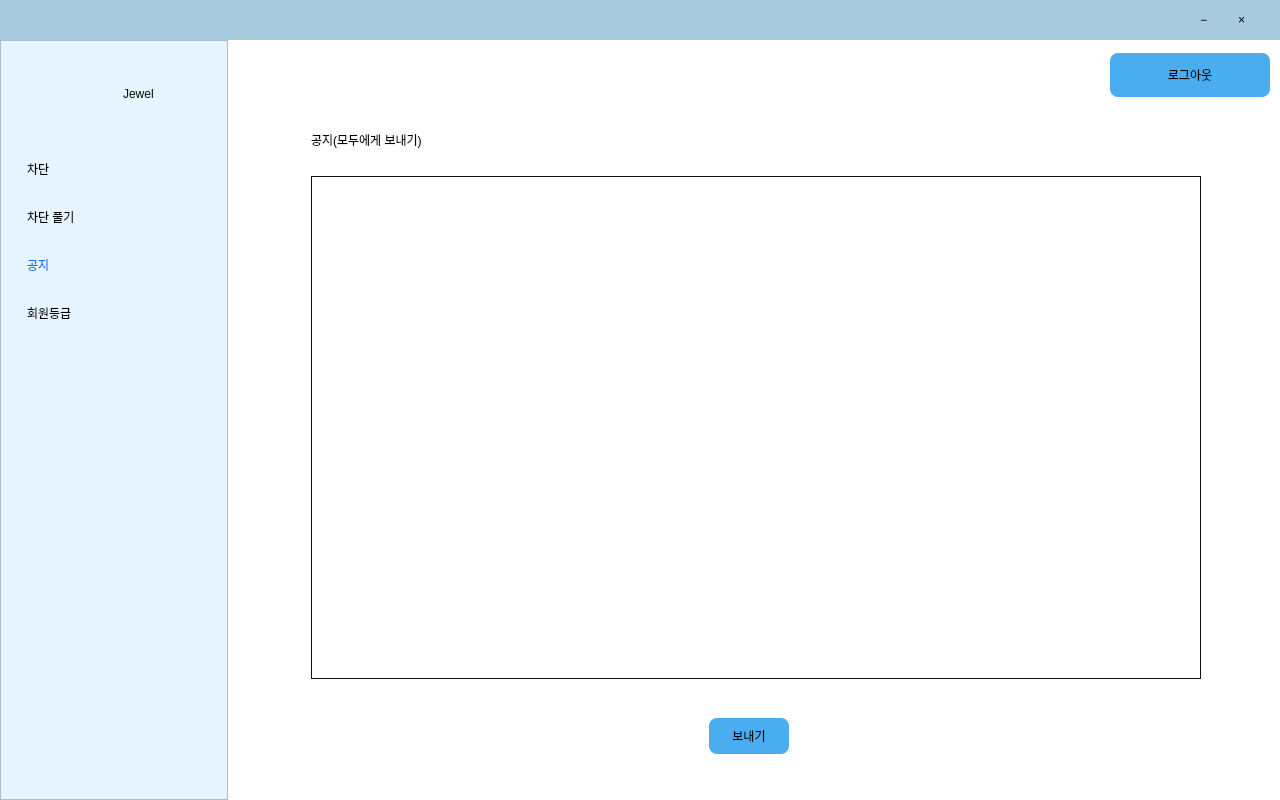
<?xml version="1.0" encoding="UTF-8"?>
<ui version="4.0">
 <class>NoticeMainWindow</class>
 <widget class="QMainWindow" name="NoticeMainWindow">
  <property name="geometry"><rect><x>0</x><y>0</y><width>1280</width><height>800</height></rect></property>
  <property name="minimumSize"><size><width>1280</width><height>800</height></size></property>
  <property name="maximumSize"><size><width>1280</width><height>800</height></size></property>
  <property name="windowTitle"><string>Jewel</string></property>
  <property name="styleSheet"><string notr="true">QMainWindow { background: #ffffff; } QFrame#titleBar { background: #a8cadf; } QFrame#sideBar { background: #e5f4fe; border-right: 1px solid #1d1d1d; } QPushButton { border: none; background: transparent; font: 700 14px &quot;Malgun Gothic&quot;; text-align: left; padding-left: 27px; } QPushButton#noticeButton { color: #0078ff; } QPushButton#logoutButton, QPushButton#sendButton { background: #49adf0; color: #000000; border-radius: 8px; font: 700 14px &quot;Malgun Gothic&quot;; padding: 0px; text-align: center; } QTextEdit { border: 1px solid #111111; font: 14px &quot;Malgun Gothic&quot;; }</string></property>
  <widget class="QWidget" name="centralwidget">
   <widget class="QFrame" name="titleBar"><property name="geometry"><rect><x>0</x><y>0</y><width>1280</width><height>40</height></rect></property><property name="frameShape"><enum>QFrame::NoFrame</enum></property>
    <widget class="QPushButton" name="minimizeButton"><property name="geometry"><rect><x>1200</x><y>0</y><width>38</width><height>40</height></rect></property><property name="text"><string>−</string></property><property name="styleSheet"><string notr="true">QPushButton { font: 20px &quot;Arial&quot;; padding: 0; }</string></property></widget>
    <widget class="QPushButton" name="closeButton"><property name="geometry"><rect><x>1238</x><y>0</y><width>38</width><height>40</height></rect></property><property name="text"><string>×</string></property><property name="styleSheet"><string notr="true">QPushButton { font: 24px &quot;Arial&quot;; padding: 0; }</string></property></widget>
   </widget>
   <widget class="QFrame" name="sideBar"><property name="geometry"><rect><x>0</x><y>40</y><width>228</width><height>760</height></rect></property><property name="frameShape"><enum>QFrame::StyledPanel</enum></property>
    <widget class="QLabel" name="logoLabel"><property name="geometry"><rect><x>19</x><y>18</y><width>92</width><height>72</height></rect></property><property name="pixmap"><pixmap resource="jewel_resources.qrc">:/jewel/assets/jewel_logo.svg</pixmap></property><property name="scaledContents"><bool>true</bool></property></widget>
    <widget class="QLabel" name="brandLabel"><property name="geometry"><rect><x>123</x><y>34</y><width>78</width><height>40</height></rect></property><property name="text"><string>Jewel</string></property><property name="styleSheet"><string notr="true">font: 700 26px &quot;Arial&quot;; color: #080808;</string></property></widget>
    <widget class="QPushButton" name="blockButton"><property name="geometry"><rect><x>0</x><y>105</y><width>220</width><height>48</height></rect></property><property name="text"><string>차단</string></property></widget>
    <widget class="QPushButton" name="unblockButton"><property name="geometry"><rect><x>0</x><y>153</y><width>220</width><height>48</height></rect></property><property name="text"><string>차단 풀기</string></property></widget>
    <widget class="QPushButton" name="noticeButton"><property name="geometry"><rect><x>0</x><y>201</y><width>220</width><height>48</height></rect></property><property name="text"><string>공지</string></property></widget>
    <widget class="QPushButton" name="membershipButton"><property name="geometry"><rect><x>0</x><y>249</y><width>220</width><height>48</height></rect></property><property name="text"><string>회원등급</string></property></widget>
   </widget>
   <widget class="QPushButton" name="logoutButton"><property name="geometry"><rect><x>1110</x><y>53</y><width>160</width><height>44</height></rect></property><property name="text"><string>로그아웃</string></property></widget>
   <widget class="QLabel" name="noticeTitleLabel"><property name="geometry"><rect><x>311</x><y>126</y><width>220</width><height>28</height></rect></property><property name="text"><string>공지(모두에게 보내기)</string></property><property name="styleSheet"><string notr="true">font: 14px &quot;Malgun Gothic&quot;; color: #000;</string></property></widget>
   <widget class="QTextEdit" name="noticeTextEdit"><property name="geometry"><rect><x>311</x><y>176</y><width>890</width><height>503</height></rect></property></widget>
   <widget class="QPushButton" name="sendButton"><property name="geometry"><rect><x>709</x><y>718</y><width>80</width><height>36</height></rect></property><property name="text"><string>보내기</string></property></widget>
  </widget>
 </widget>
 <resources><include location="jewel_resources.qrc"/></resources>
 <connections/>
</ui>
